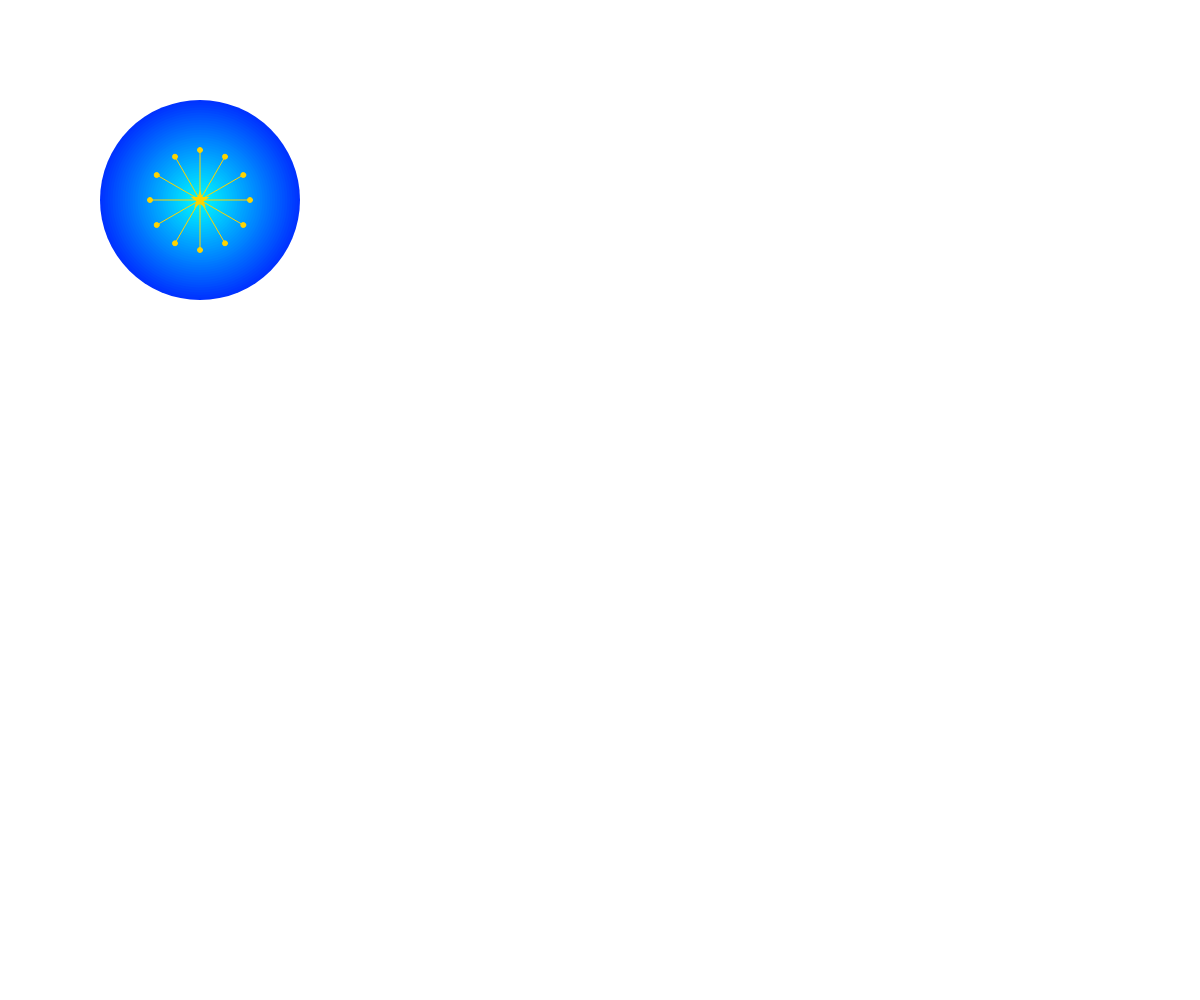
Frame 1 (no input)
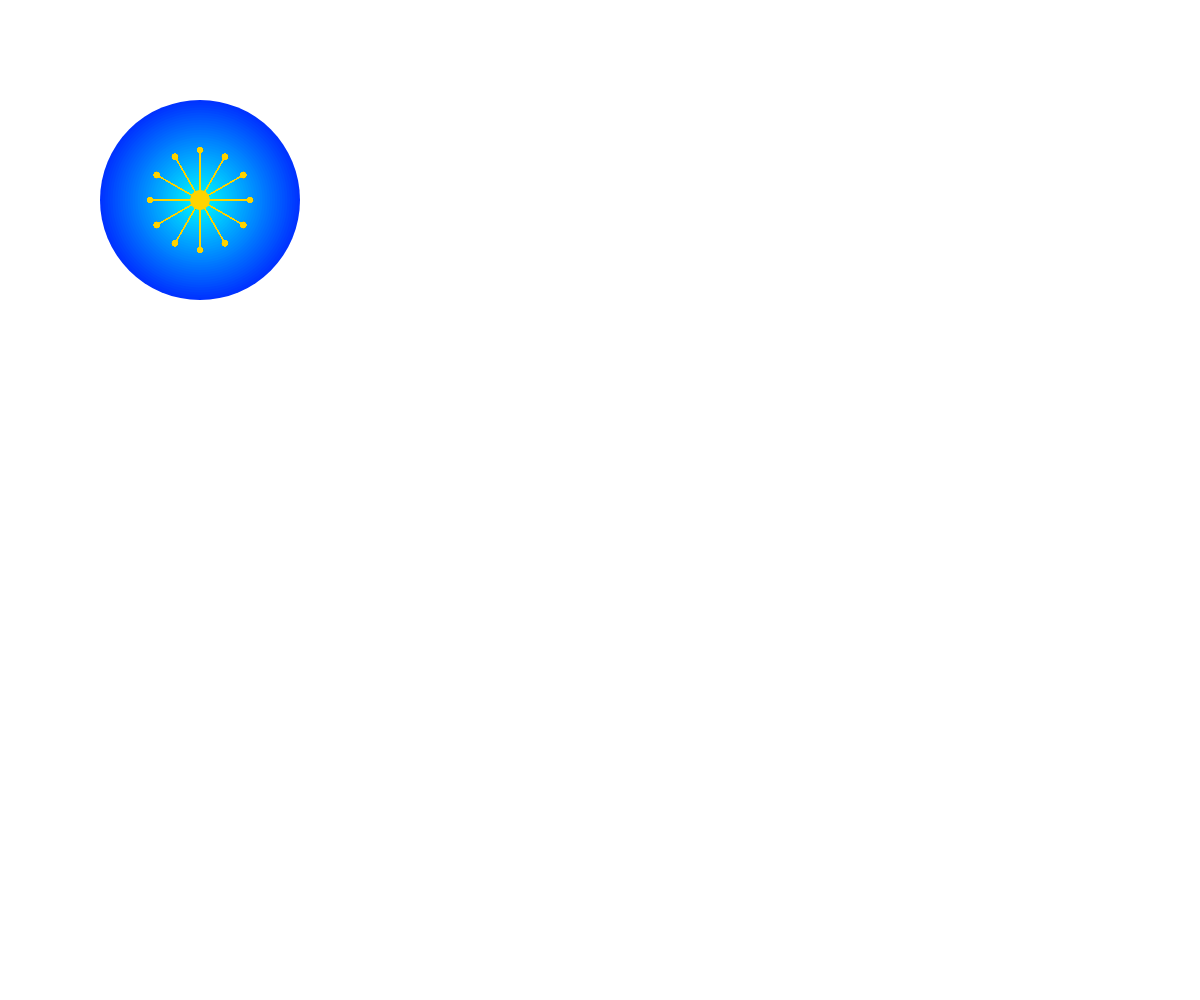
Frame 60 (no input)
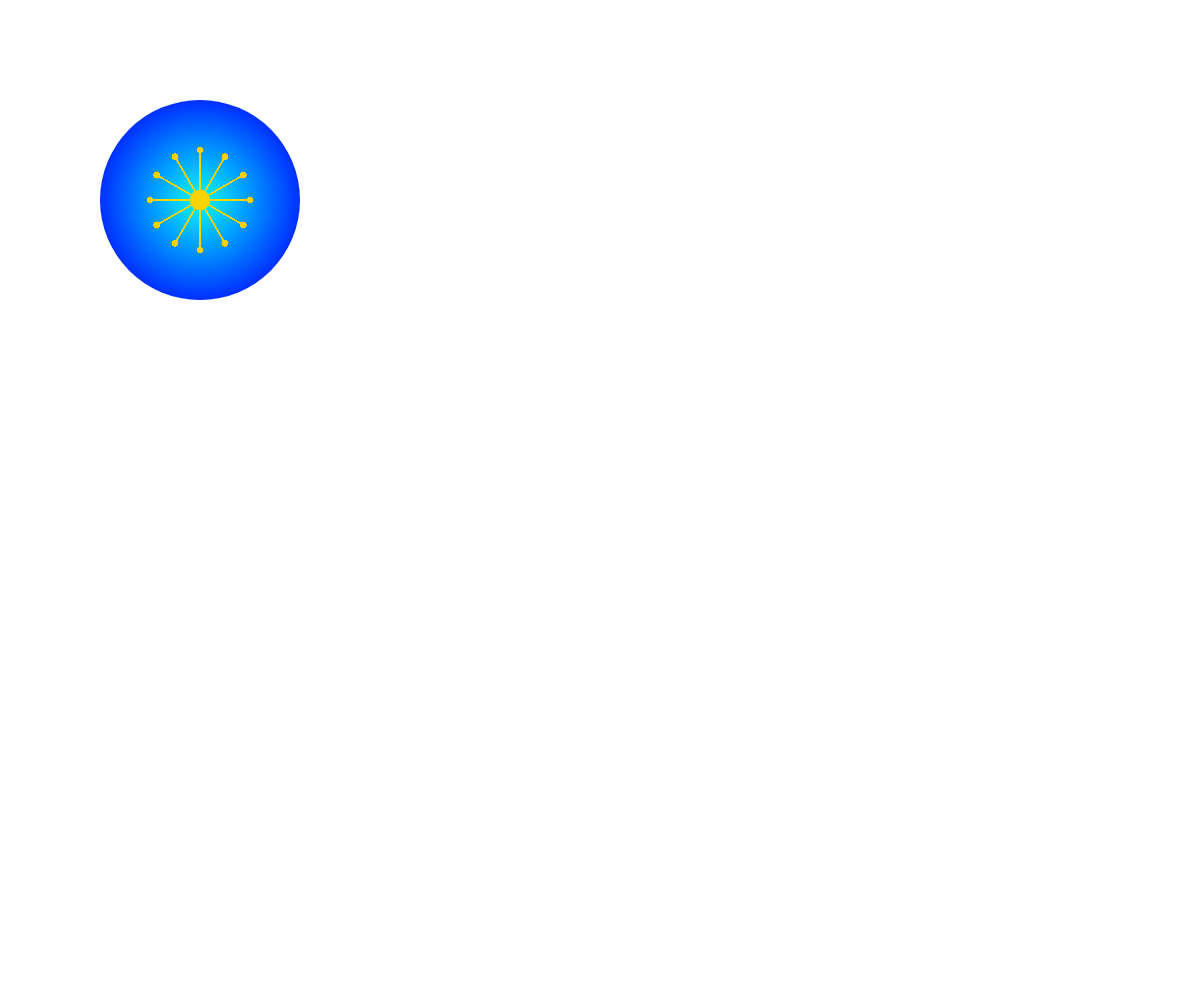
Frame 120 (the mouse pressed at the canvas centre since frame 60)

The p5.js sketch that drew these frames (run headless with seeded random() and noise() and a simulated clock; from frame 60 on, the mouse is pressed at the canvas centre):

// p5.js sketch
// ── sketch.js
// 最終課題を制作しよう

function setup(){
  createCanvas(windowWidth, windowHeight);
  a = 200;
  b = 200;
  c = 0;
  d = 100;
  e = 100;
  x =  0;
  y = 0;
  vx = 8;
  vy = 8;
  angle = 0;
  f1 = color(0, 255, 255);
  f2 = color(0, 0, 255);
  noStroke();
  for(var g = 200; g > 0; g -= 5){
    fill(lerpColor(f1, f2, g / 250));
    ellipse(200, 200, g, g);
  }
}

function draw(){
  //fill(22, 131, 46);
  //noStroke();
  //ellipse(200, 200, 200, 200);//緑の大きな円
  //fill(255, 0, 0);
  //ellipse(200, 200, 170, 170);//赤の小さな円
  fill(255, 212, 0);
  noStroke();
  star(a, b, angle);
  radial(d, e);
  dot(x, y);
  angle += 0.02;
  x += vx;
  y += vy;
}


function radial(d, e){
	for(var i = 0; i < 360; i += 30){
		var radian = i * PI / 180;
		var d = 200 + sin(radian) * 50;
		var e = 200 + cos(radian) * 50;
    stroke(255, 212, 0);
		line(200, 200, d, e);
	}
}


function dot(x, y){
  for(let i = 0; i < 12; i++){
      const theta = TWO_PI * i / 12;
      const x = 100 + cos(theta) * 50;
      const y = 100 + sin(theta) * 50;
      ellipse(x + 100, y + 100, 5);
      line(x + 100, y + 100, x + 100, y + 100);
  }
}


function star(ca, cb, angle){
  beginShape();
  for(var i = 0; i < 20; i++){
    var theta = TWO_PI * i * 2 / 5 - HALF_PI + angle;
    var a = ca + cos(theta) * 10;
    var b = cb + sin(theta) * 10;
    vertex(a, b);
  }
  endShape(CLOSE);
}
